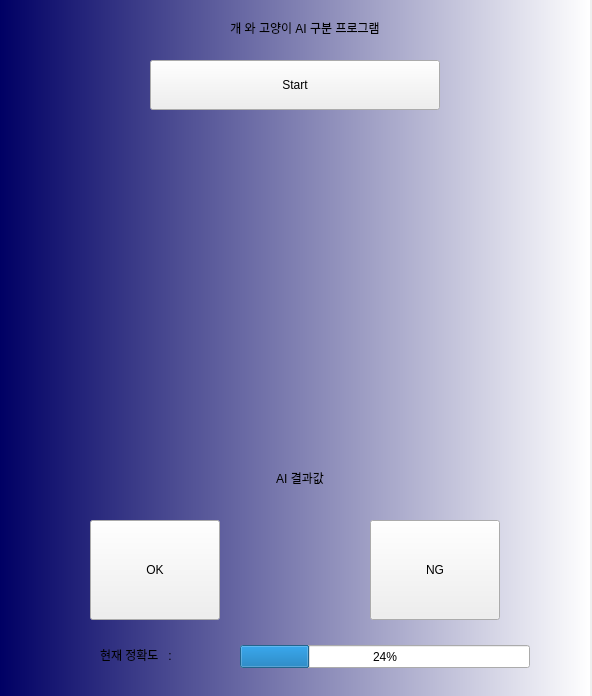
<?xml version="1.0" encoding="UTF-8"?>
<ui version="4.0">
 <class>MainWindow</class>
 <widget class="QMainWindow" name="MainWindow">
  <property name="geometry">
   <rect>
    <x>0</x>
    <y>0</y>
    <width>592</width>
    <height>696</height>
   </rect>
  </property>
  <property name="windowTitle">
   <string>MainWindow</string>
  </property>
  <widget class="QWidget" name="centralwidget">
   <widget class="QLabel" name="label">
    <property name="geometry">
     <rect>
      <x>80</x>
      <y>140</y>
      <width>430</width>
      <height>300</height>
     </rect>
    </property>
    <property name="text">
     <string/>
    </property>
    <property name="pixmap">
     <pixmap>CAT/고양이 정면사진_0006.jpg</pixmap>
    </property>
    <property name="scaledContents">
     <bool>true</bool>
    </property>
   </widget>
   <widget class="QPushButton" name="pushButton2">
    <property name="geometry">
     <rect>
      <x>90</x>
      <y>520</y>
      <width>130</width>
      <height>100</height>
     </rect>
    </property>
    <property name="text">
     <string>OK</string>
    </property>
   </widget>
   <widget class="QLabel" name="AI">
    <property name="geometry">
     <rect>
      <x>190</x>
      <y>470</y>
      <width>220</width>
      <height>15</height>
     </rect>
    </property>
    <property name="text">
     <string>AI 결과값</string>
    </property>
    <property name="alignment">
     <set>Qt::AlignCenter</set>
    </property>
   </widget>
   <widget class="QPushButton" name="pushButton">
    <property name="geometry">
     <rect>
      <x>150</x>
      <y>60</y>
      <width>290</width>
      <height>50</height>
     </rect>
    </property>
    <property name="text">
     <string>Start</string>
    </property>
   </widget>
   <widget class="QLabel" name="label_3">
    <property name="geometry">
     <rect>
      <x>100</x>
      <y>640</y>
      <width>100</width>
      <height>30</height>
     </rect>
    </property>
    <property name="text">
     <string>현재 정확도   :</string>
    </property>
   </widget>
   <widget class="QPushButton" name="pushButton3">
    <property name="geometry">
     <rect>
      <x>370</x>
      <y>520</y>
      <width>130</width>
      <height>100</height>
     </rect>
    </property>
    <property name="text">
     <string>NG</string>
    </property>
   </widget>
   <widget class="QLabel" name="label_5">
    <property name="geometry">
     <rect>
      <x>70</x>
      <y>20</y>
      <width>470</width>
      <height>15</height>
     </rect>
    </property>
    <property name="text">
     <string>개 와 고양이 AI 구분 프로그램</string>
    </property>
    <property name="alignment">
     <set>Qt::AlignCenter</set>
    </property>
   </widget>
   <widget class="QLabel" name="label_6">
    <property name="geometry">
     <rect>
      <x>0</x>
      <y>0</y>
      <width>590</width>
      <height>700</height>
     </rect>
    </property>
    <property name="styleSheet">
     <string notr="true">background-color: qlineargradient(spread:pad, x1:0, y1:0, x2:1, y2:0, stop:0 rgba(0, 0, 100, 255), stop:1 rgba(255, 255, 255, 255));</string>
    </property>
    <property name="text">
     <string/>
    </property>
   </widget>
   <widget class="QProgressBar" name="progressBar">
    <property name="geometry">
     <rect>
      <x>240</x>
      <y>645</y>
      <width>290</width>
      <height>23</height>
     </rect>
    </property>
    <property name="value">
     <number>24</number>
    </property>
   </widget>
   <zorder>label_6</zorder>
   <zorder>label</zorder>
   <zorder>pushButton2</zorder>
   <zorder>AI</zorder>
   <zorder>pushButton</zorder>
   <zorder>label_3</zorder>
   <zorder>pushButton3</zorder>
   <zorder>label_5</zorder>
   <zorder>progressBar</zorder>
  </widget>
 </widget>
 <resources/>
 <connections/>
</ui>
